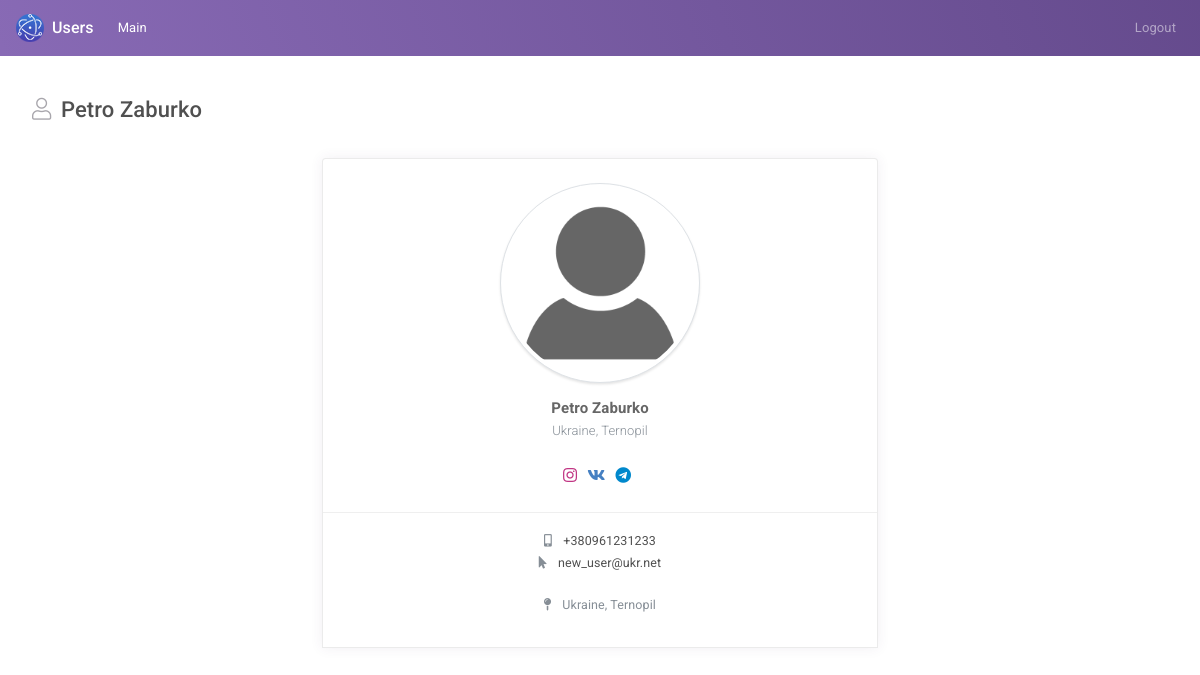
Screenshot of /profile_user.php?id=1 (signed in) with the database file from the repository.
### tables this page shows
CREATE TABLE `users` (
  `id` int NOT NULL AUTO_INCREMENT,
  `email` varchar(255) NOT NULL,
  `password` varchar(255) NOT NULL,
  `name` varchar(255) DEFAULT NULL,
  `image` varchar(255) DEFAULT NULL,
  `company` varchar(255) DEFAULT NULL,
  `telephone` varchar(255) DEFAULT NULL,
  `address` varchar(255) DEFAULT NULL,
  `vk` varchar(255) DEFAULT NULL,
  `telegram` varchar(255) DEFAULT NULL,
  `instagram` varchar(255) DEFAULT NULL,
  `is_admin` int DEFAULT '0',
  `status` int DEFAULT '0',
  PRIMARY KEY (`id`)
);

### functions.php (called while the page is built, shortened)
<?php
require_once 'config.php';
function getUserById($id) {
    global $pdo;
    $sql = 'SELECT * FROM users WHERE id=:id';
    $stm = $pdo->prepare($sql);
    $stm->execute([
        'id' => $id
    ]);
    $user = $stm->fetch(PDO::FETCH_ASSOC);
    return $user;
}
function getUserImage($image) {
    global $imgDir;
    if (!$image || !file_exists($imgDir . $image)) {
        return $imgDir . 'noavatar.png';
    }
    return $imgDir . $image;
}
function getUserSocialLink ($link, $type) {
    global $socialLinks;
    return $link ? $socialLinks[$type] . $link : '#';
}

### config.php (called while the page is built, shortened)
<?php
$imgDir = 'img/demo/avatars/';
$socialLinks = [
    'vk' => 'https://www.vk.com/',
    'telegram' => 'https://www.telegram.com/@',
    'instagram' => 'https://www.instagram.com/'
];

### profile_user.php (the view, shortened to what this page needs)
<?php
include_once 'functions.php';
$user = getUserById($_GET['id']);
?>
<!DOCTYPE html>
<html lang="en">
<?php require_once 'head.php'?>
    <body class="mod-bg-1 mod-nav-link">
        <?php require_once 'nav.php'?>
        <main id="js-page-content" role="main" class="page-content mt-3">
            <div class="subheader">
                <h1 class="subheader-title">
                    <i class='subheader-icon fal fa-user'></i>
                    <?= $user['name'] ?>
                </h1>
            </div>
            <div class="row">
              <div class="col-lg-6 col-xl-6 m-auto">
                    <div class="card mb-g rounded-top">
                        <div class="row no-gutters row-grid">
                            <div class="col-12">
                                <div class="d-flex flex-column align-items-center justify-content-center p-4">
                                    <img src="<?= getUserImage($user['image']); ?>" style="height: 200px; width: 200px" class="rounded-circle shadow-2 img-thumbnail" alt="">
                                    <h5 class="mb-0 fw-700 text-center mt-3">
                                        <?= $user['name'] ?>
                                        <small class="text-muted mb-0"><?= $user['address'] ?></small>
                                    </h5>
                                    <div class="mt-4 text-center demo">
                                        <a href="<?= getUserSocialLink($user['instagram'], 'instagram') ?>" class="fs-xl" style="color:#C13584">
                                            <i class="fab fa-instagram"></i>
                                        </a>
                                        <a href="<?= getUserSocialLink($user['vk'], 'vk') ?>" class="fs-xl" style="color:#4680C2">
                                            <i class="fab fa-vk"></i>
                                        </a>
                                        <a href="<?= getUserSocialLink($user['telegram'], 'telegram') ?>" class="fs-xl" style="color:#0088cc">
                                            <i class="fab fa-telegram"></i>
                                        </a>
                                    </div>
                                </div>
                            </div>
                            <div class="col-12">
                                <div class="p-3 text-center">
                                    <a href="tel:<?= $user['telephone'] ?>" class="mt-1 d-block fs-sm fw-400 text-dark">
                                        <i class="fas fa-mobile-alt text-muted mr-2"></i> <?= $user['telephone'] ?></a>
                                    <a href="mailto:<?= $user['email'] ?>" class="mt-1 d-block fs-sm fw-400 text-dark">
                                        <i class="fas fa-mouse-pointer text-muted mr-2"></i> <?= $user['email'] ?></a>
                                    <address class="fs-sm fw-400 mt-4 text-muted">
                                        <i class="fas fa-map-pin mr-2"></i> <?= $user['address'] ?>
                                    </address>
                                </div>
                            </div>
                        </div>
                    </div>
               </div>
            </div>
        </main>
    </body>
</html>

### css/fa-solid.css (style rules this page uses)
.fa,.fas { font-family:'Font Awesome 5 Pro';font-weight:900 }

### css/fa-brands.css (style rules this page uses)
.fab { font-family:'Font Awesome 5 Brands';font-weight:400 }

### rows the page displays
users: name "Petro Zaburko", address "Ukraine, Ternopil", telephone "+380961231233", email "new_user@ukr.net"
